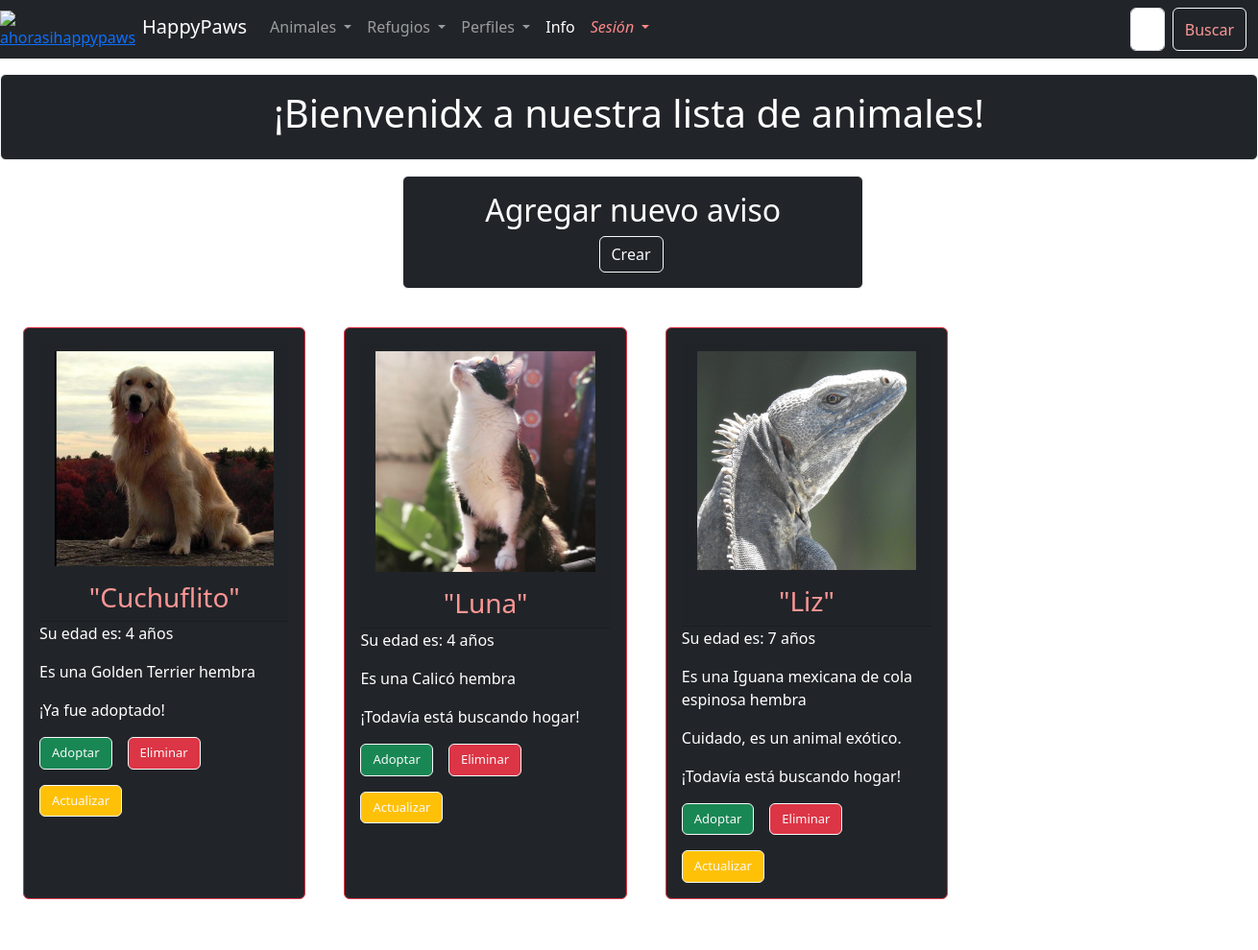
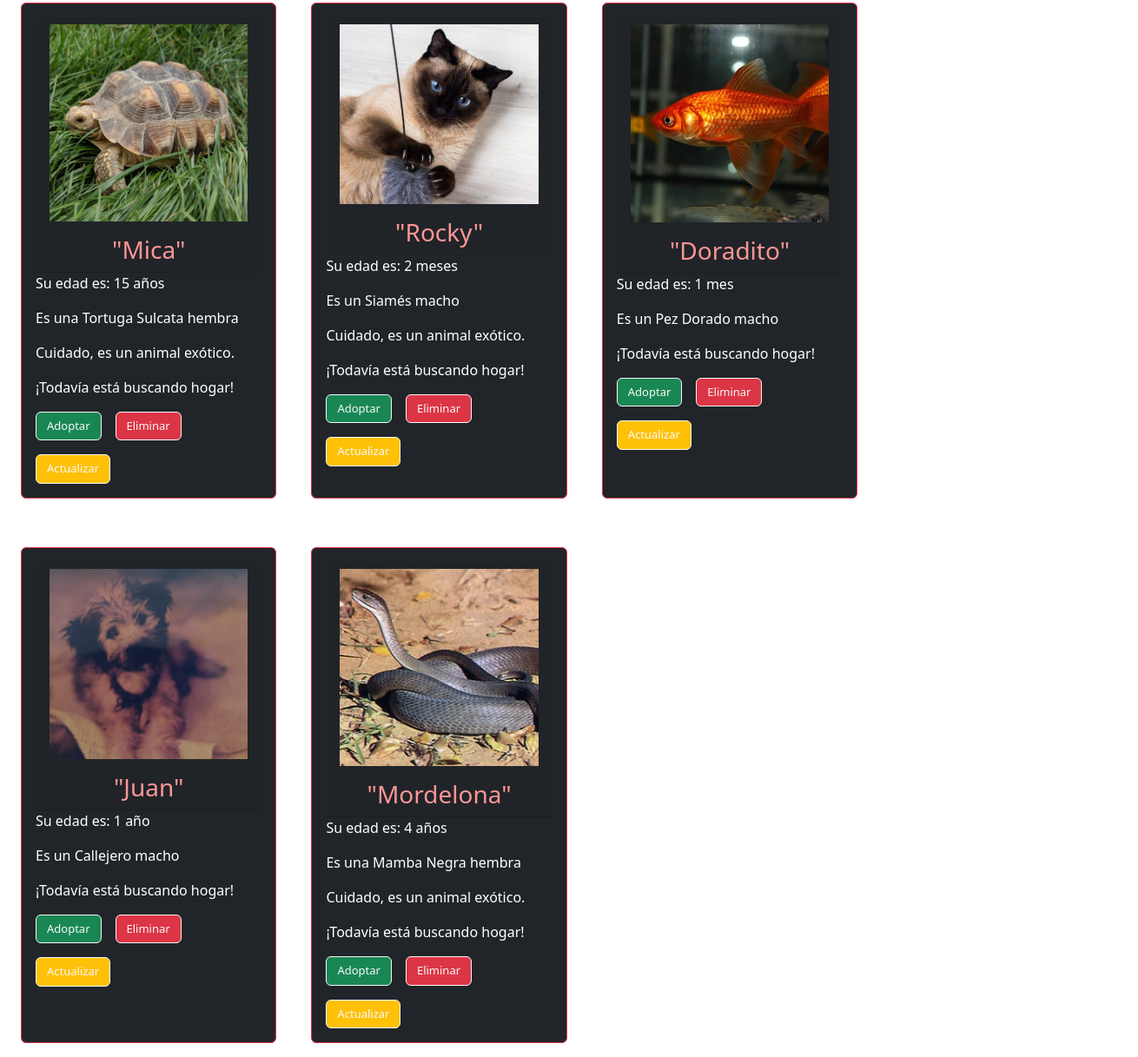
Screenshot of /animal-list/ with the database file from the repository (2 pictures, top to bottom).
### animal_app/models.py (models this page shows, shortened)
class Animals(models.Model):
    name = models.CharField(max_length=100)
    age = models.IntegerField()
    gender = models.CharField(max_length=100)
    adopted = models.BooleanField(default=True)
    breed = models.CharField(max_length=100)
    exotic = models.BooleanField(default=False)
    baby = models.BooleanField(default=False)
    image = models.ImageField(upload_to=('pets/'), default="default.jpg")

### animal_app/views.py (the view)
# urls.py: path("animal-list/", animal_list),
def animal_list(request):
    if "search" in request.GET:
        search = request.GET["search"]
        all_animals = Animals.objects.filter(name__icontains=search)
    else:
        all_animals = Animals.objects.all()
    context = {
        "adoptions":all_animals,
    }
    return render(request, "animal-list.html", context = context)

### templates/animal-list.html (shortened to what this page needs)
{% extends "base.html" %}
{% block content %}
    <div class="card text-bg-dark mb-3 card border-light mb-3">
        <div class="card-body">
            <h1 style="text-align:center;">¡Bienvenidx a nuestra lista de animales!</h1>
        </div>
    </div>
    <div class="card text-bg-dark mb-3 card border-light mb-3" style="max-width: 30rem; margin-left: 32%;">
        <div class="card-body">
            <h2 style="text-align: center;">Agregar nuevo aviso </h2>
            <a href="/putup-adoption/" class="btn btn-dark btn-outline-light" style="text-align: center; margin-left: 42%;"> Crear </a>
        </div>
    </div>
<div style="height: auto;
display: flex !important;
flex-wrap: wrap;
color: black;
gap: 2.5rem;
padding-left: 1.5rem;
padding-right: 1.5rem;
padding-top: 1.5rem;">
    {% for animal in adoptions %}
    <div class="card text-bg-dark mb-3 card border-danger mb-3" style="max-width: 18.4rem; max-height: 40rem;",>
        <div class="card-body">
        <h3 class="card-header"  style="color:rgb(254, 150, 149); text-align: center;">
            <img src="{{animal.image.url}}" alt="" style="width: 100%; height: 100%; object-fit: cover; ">
            "{{animal.name}}"
        </h3>
        {% if animal.baby == False %}
            {% if animal.age == 1 %}
                <p>Su edad es: {{animal.age}} año</p>
            {% else %}
                <p>Su edad es: {{animal.age}} años</p>
            {% endif %}
        {% else %}
            {% if animal.age == 1 %}
                <p>Su edad es: {{animal.age}} mes</p>
            {% else %}
                <p>Su edad es: {{animal.age}} meses</p>
            {% endif %}
        {% endif %}
        {% if animal.gender == "Macho" %}
            <p>Es un {{animal.breed}} macho</p>
        {% else %}
            <p>Es una {{animal.breed}} hembra</p>
        {% endif %}
        {% if animal.exotic == True %}
        <p> Cuidado, es un animal exótico. </p>
        {% endif %}
        {% if animal.adopted == True %}
        <p>¡Todavía está buscando hogar!</p>
        {% else %}
        <p>¡Ya fue adoptado!</p>
        {% endif %}
            <div style="height: auto;
            display: flex !important;
            flex-wrap: wrap;
            color: black;
            gap: 1rem;">
            <a href="/adopted/" class="btn btn-success btn-outline-light" style="font-size: small;">Adoptar</a>
            <a href="/delete-animal/{{animal.id}}" class="btn btn-danger btn-outline-light" style="font-size: small;">Eliminar</a>
            <a href="/update-animal/{{animal.id}}" class="btn btn-warning btn-outline-light" style="font-size: small;">Actualizar</a>
            </div>
        </div>
    </div>
    {% endfor %}
</div>
{% endblock %}

### templates/base.html (style rules this page uses)
body { background-image: url('https://i.pinimg.com/564x/0b/c4/a1/0bc4a10e10077c2aedac4cf37e7378c7.jpg'); }

### rows the page displays
Animals: image (picture), name "Cuchuflito", age "4", breed "Golden Terrier", adopted "¡Ya fue adoptado!"
Animals: image (picture), name "Luna", age "4", breed "Calicó", adopted "¡Todavía está buscando hogar!"
Animals: image (picture), name "Liz", age "7", breed "Iguana mexicana de cola espinosa", exotic "Cuidado, es un animal exótico.", adopted "¡Todavía está buscando hogar!"
Animals: image (picture), name "Mica", age "15", breed "Tortuga Sulcata", exotic "Cuidado, es un animal exótico.", adopted "¡Todavía está buscando hogar!"
Animals: image (picture), name "Rocky", age "2", breed "Siamés", exotic "Cuidado, es un animal exótico.", adopted "¡Todavía está buscando hogar!"
Animals: image (picture), name "Doradito", age "1", breed "Pez Dorado", adopted "¡Todavía está buscando hogar!"
Animals: image (picture), name "Juan", age "1", breed "Callejero", adopted "¡Todavía está buscando hogar!"
Animals: image (picture), name "Mordelona", age "4", breed "Mamba Negra", exotic "Cuidado, es un animal exótico.", adopted "¡Todavía está buscando hogar!"
